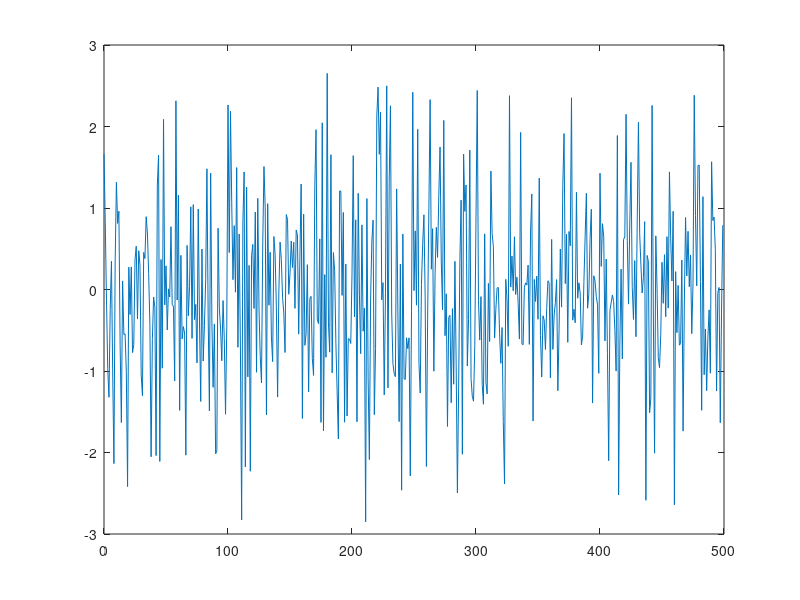

Recreate this plot in MATLAB.
L=500;
n=0:1:L-1;
Ax=0.25;
Ay=0.25;
fx=0.04;
fy=0.10;

d=Ax*cos(2*pi*fx*n)+Ay*cos(2*pi*fy*n);
e=randn(1, L);

g=d+e;

plot(n, g);